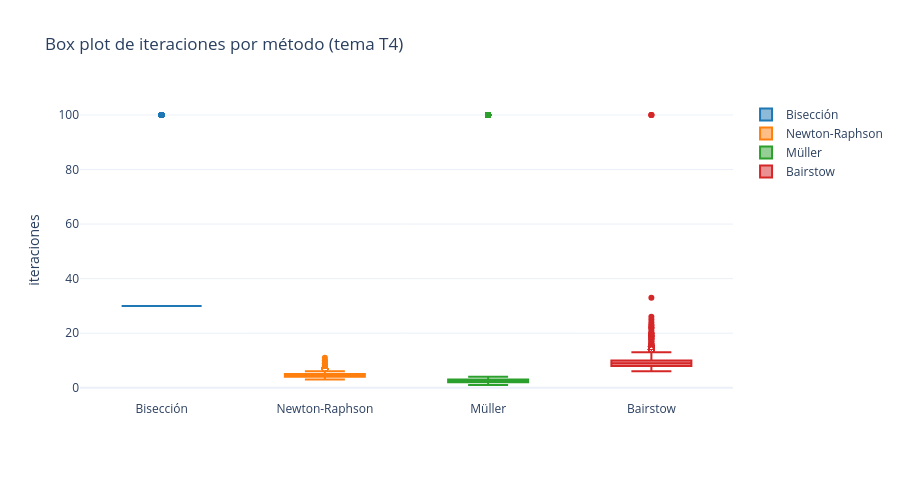

The code cell stored with this chart in its notebook:
### Code cell
# @title ⭐ Box plot comparativo de iteraciones (interactivo)
_fig = visualizar.graficar_boxplot(RES)
_fig.show(config=visualizar.config_plotly())

_met = list(RES["metodos"].keys())
_ord = sorted(_met, key=lambda m: np.nanmedian(RES["metodos"][m]["n_iter"]))
print("Ordenados por mediana de iteraciones (más rápido primero):")
for m in _ord:
    d = RES["metodos"][m]
    print("   %-30s mediana=%4.0f  dispersión(IQR)=%4.0f  fallos=%5.1f%%" % (
        m, np.nanmedian(d["n_iter"]),
        np.nanpercentile(d["n_iter"], 75) - np.nanpercentile(d["n_iter"], 25),
        100 * d["pct_diverge"]))

### Figure 1 — Plotly figure (JSON) as saved in the notebook; plotly's stock layout.template omitted (floating-point values rounded to 4 significant figures; data arrays with more than 128 entries replaced by an {"elided": "..."} marker saying what was removed)
{"data": [{"boxpoints": "suspectedoutliers", "line": {"color": "#1f77b4"}, "marker": {"color": "#1f77b4"}, "name": "Bisección", "type": "box", "y": {"elided": "1000 float values"}}, {"boxpoints": "suspectedoutliers", "line": {"color": "#ff7f0e"}, "marker": {"color": "#ff7f0e"}, "name": "Newton-Raphson", "type": "box", "y": {"elided": "1000 float values"}}, {"boxpoints": "suspectedoutliers", "line": {"color": "#2ca02c"}, "marker": {"color": "#2ca02c"}, "name": "Müller", "type": "box", "y": {"elided": "1000 float values"}}, {"boxpoints": "suspectedoutliers", "line": {"color": "#d62728"}, "marker": {"color": "#d62728"}, "name": "Bairstow", "type": "box", "y": {"elided": "1000 float values"}}], "layout": {"height": 480, "title": {"text": "Box plot de iteraciones por método (tema T4)"}, "yaxis": {"title": {"text": "iteraciones"}}}}
